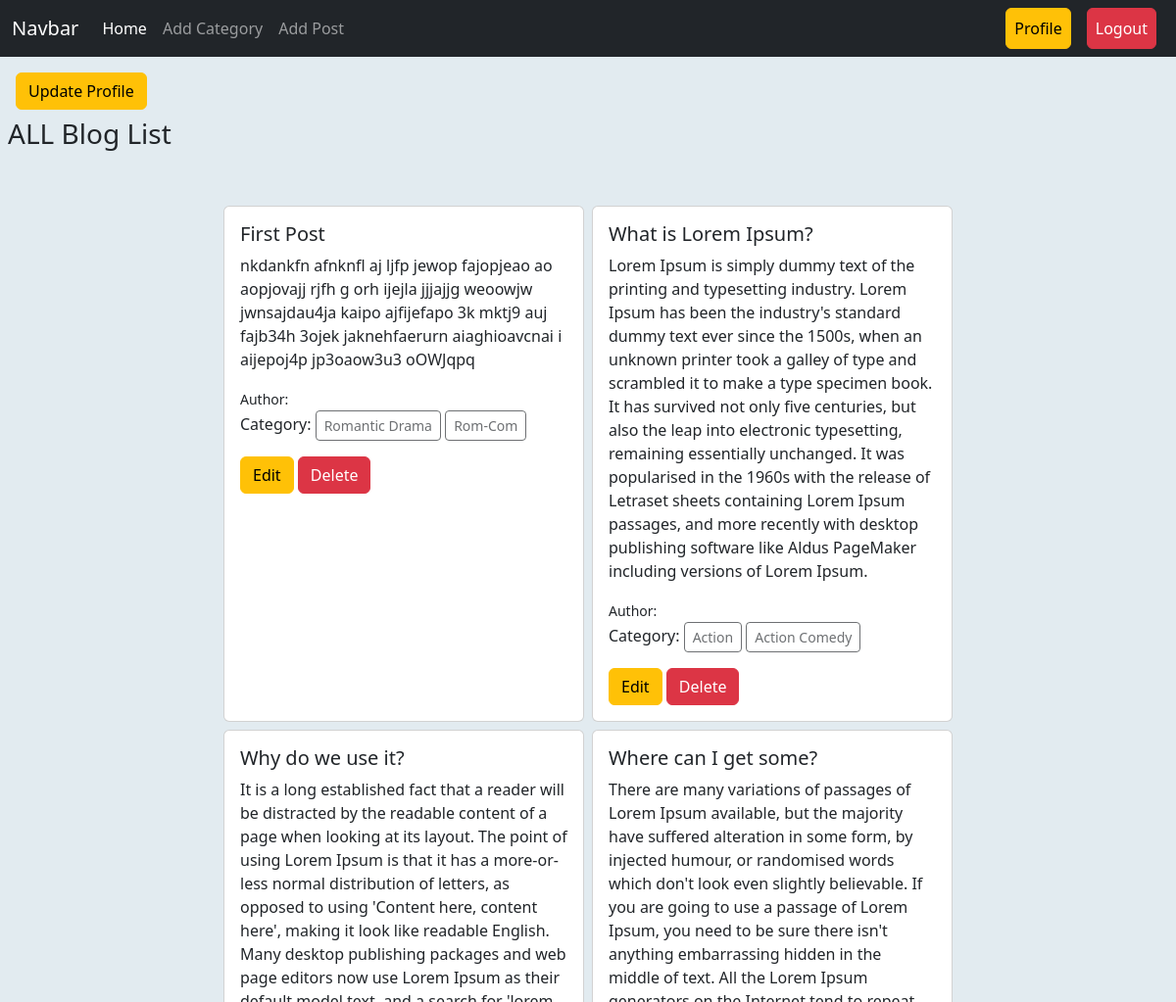
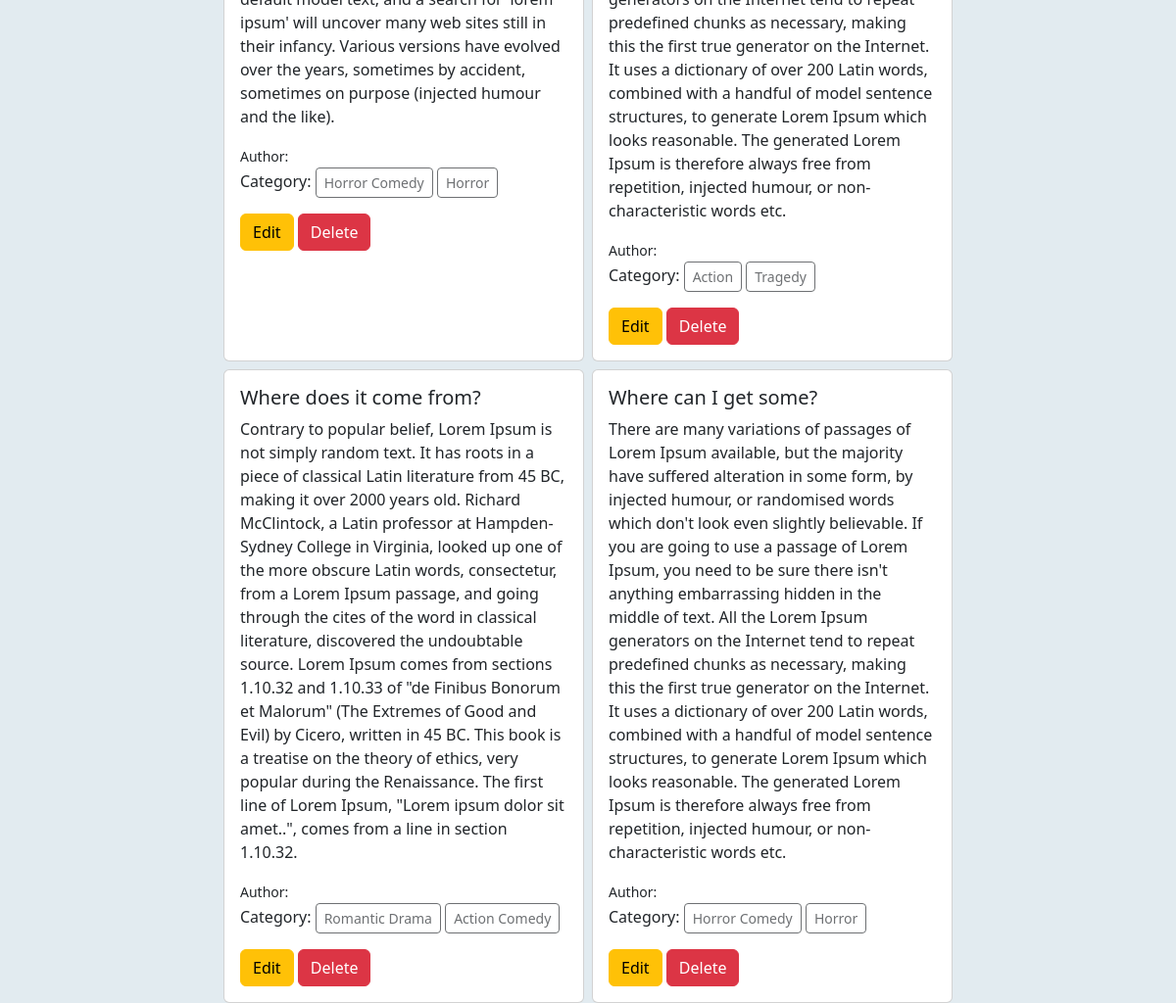
Screenshot of /author/profile/ (signed in) with the database file from the repository (2 pictures, top to bottom).
### posts/models.py (models this page shows, shortened)
class Post(models.Model):
    title = models.CharField(max_length=500)
    content = models.TextField()
    category = models.ManyToManyField(Category) #ekta post multiple catgory er majhe thakte pare, abr ekta post er vitor multiple category thakte pare
    author = models.ForeignKey(User, on_delete=models.CASCADE)

### categories/models.py (models this page shows, shortened)
class Category(models.Model):
    name = models.CharField(max_length=50, unique=True)
    slug = models.SlugField(max_length=100, unique=True, null=True, blank=True)

### author/views.py (the view)
# urls.py: path('profile/', views.profile, name='profile'),
@login_required
def profile(request):
    form = Post.objects.filter(author = request.user)
    return render(request, 'profile.html', {'form':form})

### author/templates/profile.html
{% extends 'base.html' %}
{% load crispy_forms_tags %}
{% block content %}
<div class="m-2">
    <a class="btn btn-warning m-2" href="{% url 'update_profile' %}"> Update Profile </a>
    <h3>ALL Blog List</h3>
</div>
<div class="d-flex flex-wrap justify-content-center px-5 pt-5 gap-2" style="margin: auto;">
    {% for post in form %}
    <div class="card col-sm-4">
        <div class="card-mx-2">
            <div class="card-body">
            <h5 class="card-title">{{post.title}}</h5>
            <p class="card-text">{{post.content}}</p>
            <small>Author: {{post.user.first_name}}</small>
            <p> Category: {% for cat in post.category.all %}
                <a class="btn btn-sm disabled" >{{cat.name}}</a>
                {% endfor %}
            </p>
            <a href="{% url 'edit_post' post.id %}" class="btn btn-warning">Edit</a>
            <a href="{% url 'delete_post' post.id%}" class="btn btn-danger">Delete</a>
        </div>
        </div>
    </div>
        {% endfor %}
</div>
{% endblock %}

### rows the page displays
Post: title "First Post", content "nkdankfn afnknfl aj ljfp jewop fajopjeao ao aopjovajj rjfh g orh ijejla jjjajjg weoowjw jwnsajdau4ja kaipo ajfijefapo 3k mktj9 auj fajb34h 3ojek jaknehfaerurn aiaghioavcnai i aijepoj4p jp3oaow3u3 oOWJqpq"
Category: name "Romantic Drama"
Category: name "Rom-Com"
Post: title "What is Lorem Ipsum?", content "Lorem Ipsum is simply dummy text of the printing and typesetting industry. Lorem Ipsum has been the industry's standard dummy text ever since the 1500s, when an unknown printer took a galley of type and scrambled it to make a type specimen book. It has survived not only five centuries, but also the leap into electronic typesetting, remaining essentially unchanged. It was popularised in the 1960s with the release of Letraset sheets containing Lorem Ipsum passages, and more recently with desktop publishing software like Aldus PageMaker including versions of Lorem Ipsum."
Category: name "Action"
Category: name "Action Comedy"
Post: title "Why do we use it?", content "It is a long established fact that a reader will be distracted by the readable content of a page when looking at its layout. The point of using Lorem Ipsum is that it has a more-or-less normal distribution of letters, as opposed to using 'Content here, content here', making it look like readable English. Many desktop publishing packages and web page editors now use Lorem Ipsum as their default model text, and a search for 'lorem ipsum' will uncover many web sites still in their infancy. Various versions have evolved over the years, sometimes by accident, sometimes on purpose (injected humour and the like)."
Category: name "Horror Comedy"
Category: name "Horror"
Post: title "Where can I get some?", content "There are many variations of passages of Lorem Ipsum available, but the majority have suffered alteration in some form, by injected humour, or randomised words which don't look even slightly believable. If you are going to use a passage of Lorem Ipsum, you need to be sure there isn't anything embarrassing hidden in the middle of text. All the Lorem Ipsum generators on the Internet tend to repeat predefined chunks as necessary, making this the first true generator on the Internet. It uses a dictionary of over 200 Latin words, combined with a handful of model sentence structures, to generate Lorem Ipsum which looks reasonable. The generated Lorem Ipsum is therefore always free from…"
Category: name "Tragedy"
Post: title "Where does it come from?", content "Contrary to popular belief, Lorem Ipsum is not simply random text. It has roots in a piece of classical Latin literature from 45 BC, making it over 2000 years old. Richard McClintock, a Latin professor at Hampden-Sydney College in Virginia, looked up one of the more obscure Latin words, consectetur, from a Lorem Ipsum passage, and going through the cites of the word in classical literature, discovered the undoubtable source. Lorem Ipsum comes from sections 1.10.32 and 1.10.33 of \"de Finibus Bonorum et Malorum\" (The Extremes of Good and Evil) by Cicero, written in 45 BC. This book is a treatise on the theory of ethics, very popular during the Renaissance. The first line of Lorem Ipsum,…"
Post: title "Where can I get some?", content "There are many variations of passages of Lorem Ipsum available, but the majority have suffered alteration in some form, by injected humour, or randomised words which don't look even slightly believable. If you are going to use a passage of Lorem Ipsum, you need to be sure there isn't anything embarrassing hidden in the middle of text. All the Lorem Ipsum generators on the Internet tend to repeat predefined chunks as necessary, making this the first true generator on the Internet. It uses a dictionary of over 200 Latin words, combined with a handful of model sentence structures, to generate Lorem Ipsum which looks reasonable. The generated Lorem Ipsum is therefore always free from…"
